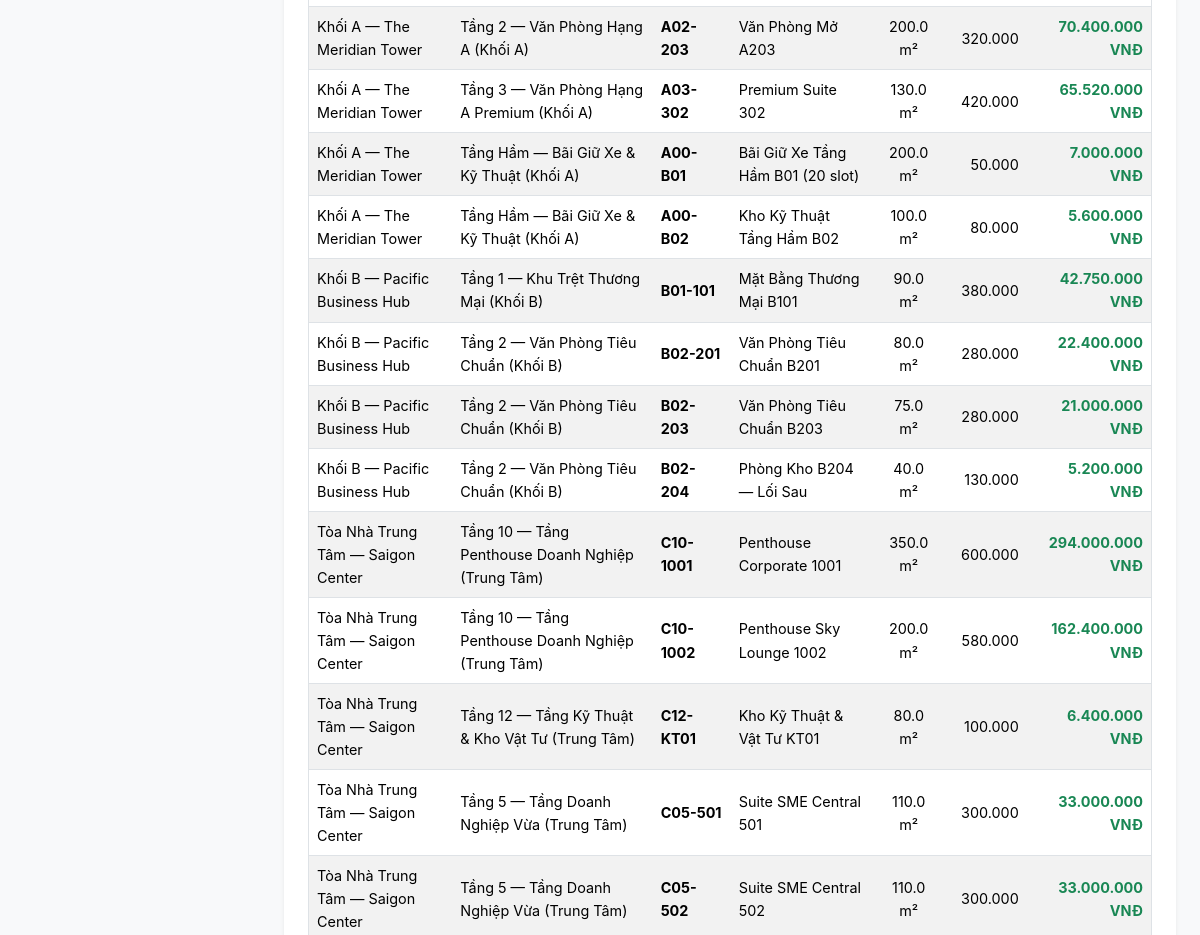
/modules/bao_cao/bao_cao.php (signed in, middle part), run on an earlier commit of the app's database.
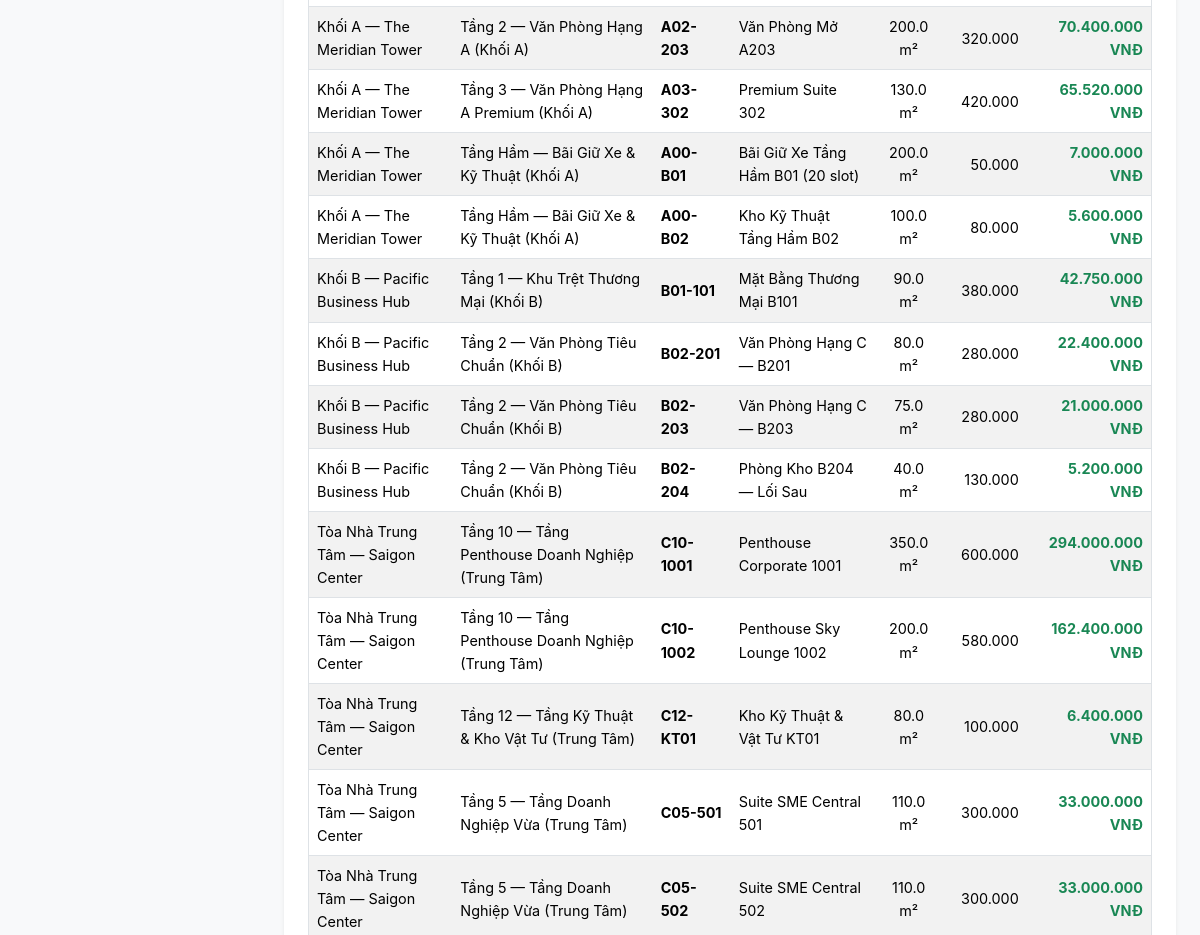
And on a later commit of the database.
### tables this page shows
CREATE TABLE PHONG (
    maPhong VARCHAR(50) PRIMARY KEY,
    maTang VARCHAR(20) NOT NULL,
    tenPhong VARCHAR(100) NOT NULL,
    loaiPhong VARCHAR(50),
    dienTich DECIMAL(10,2),
    soChoLamViec INT DEFAULT 0,
    moTaViTri VARCHAR(200) NULL,
    donGiaM2 DECIMAL(15,2) DEFAULT 0.00,
    giaThue DECIMAL(15,2) NOT NULL DEFAULT 0.00,
    trangThai TINYINT DEFAULT 1 COMMENT '1: Trong, 2: Da thue, 3: Dang sua chua, 4: Lock',
    deleted_at DATETIME DEFAULT NULL,
    CONSTRAINT fk_phong_tang FOREIGN KEY (maTang) REFERENCES TANG(maTang) ON DELETE CASCADE
);

CREATE TABLE CAO_OC (
    maCaoOc VARCHAR(20) PRIMARY KEY,
    tenCaoOc VARCHAR(255) NOT NULL,
    diaChi TEXT,
    soTang INT DEFAULT 0,
    deleted_at DATETIME DEFAULT NULL
);

CREATE TABLE TANG (
    maTang VARCHAR(20) PRIMARY KEY,
    maCaoOc VARCHAR(20) NOT NULL,
    tenTang VARCHAR(100) NOT NULL,
    heSoGia DECIMAL(4,2) DEFAULT 1.00,
    deleted_at DATETIME DEFAULT NULL,
    CONSTRAINT fk_tang_cao_oc FOREIGN KEY (maCaoOc) REFERENCES CAO_OC(maCaoOc) ON DELETE CASCADE
);

### includes/common/functions.php (called while the page is built, shortened)
<?php
function formatTien($soTien): string
{
    return number_format((float)$soTien, 0, ',', '.');
}
function e($chuoi): string
{
    return htmlspecialchars((string)$chuoi, ENT_QUOTES, 'UTF-8');
}

### modules/bao_cao/bao_cao.php (the view, shortened to what this page needs)
<?php
require_once __DIR__ . '/../../includes/common/functions.php';
$pdo = Database::getInstance()->getConnection();
$stmt1 = $pdo->query("
    SELECT co.tenCaoOc, t.tenTang, t.heSoGia, p.maPhong, p.tenPhong, p.dienTich, p.donGiaM2,
           ROUND(p.donGiaM2 * p.dienTich * t.heSoGia, 0) AS giaThueThang
    FROM PHONG p
    JOIN TANG t ON p.maTang = t.maTang
    JOIN CAO_OC co ON t.maCaoOc = co.maCaoOc
    WHERE p.trangThai = 1 AND p.deleted_at IS NULL
    ORDER BY co.maCaoOc, t.tenTang, p.maPhong
");
$dsPhongTrong = $stmt1->fetchAll(PDO::FETCH_ASSOC);
?>
<!DOCTYPE html>
<html lang="vi">
<head>
    <?php require_once __DIR__ . '/../../includes/admin/admin-header.php'; ?>
</head>
<body class="bg-light">
<div class="admin-layout">
    <div class="admin-main-wrapper flex-grow-1">
        <main class="admin-main-content p-4">
        <div class="card border-0 shadow-sm rounded-4 mb-4">
            <div class="card-body p-4">
                <div class="tab-content" id="reportTabsContent">
                    <div class="tab-pane fade show active" id="phongtrong" role="tabpanel">
                        <div class="table-responsive">
                            <table id="tablePhongTrong" class="table table-hover table-striped align-middle border">
                                <tbody>
                                    <?php if(empty($dsPhongTrong)): ?>
                                        <tr><td colspan="7" class="text-center py-4 text-muted">Không có dữ liệu phù hợp</td></tr>
                                    <?php else: ?>
                                        <?php foreach($dsPhongTrong as $p): ?>
                                            <tr>
                                                <td><?= e($p['tenCaoOc']) ?></td>
                                                <td><?= e($p['tenTang']) ?></td>
                                                <td class="fw-bold"><?= e($p['maPhong']) ?></td>
                                                <td><?= e($p['tenPhong']) ?></td>
                                                <td class="text-center"><?= number_format($p['dienTich'], 1) ?> m²</td>
                                                <td class="text-end"><?= formatTien($p['donGiaM2']) ?></td>
                                                <td class="text-end fw-bold text-success"><?= formatTien($p['giaThueThang']) ?> VNĐ</td>
                                            </tr>
                                        <?php endforeach; ?>
                                    <?php endif; ?>
                                </tbody>
                            </table>
                        </div>
                    </div>
                </div>
            </div>
        </div>
        </main>
    </div>
</div>
</body>
</html>

What changed in the data, as far as the page shows it:
changed phong "B02-201": tenPhong "Văn Phòng Tiêu Chuẩn B201" → "Văn Phòng Hạng C — B201"
changed phong "B02-203": tenPhong "Văn Phòng Tiêu Chuẩn B203" → "Văn Phòng Hạng C — B203"
